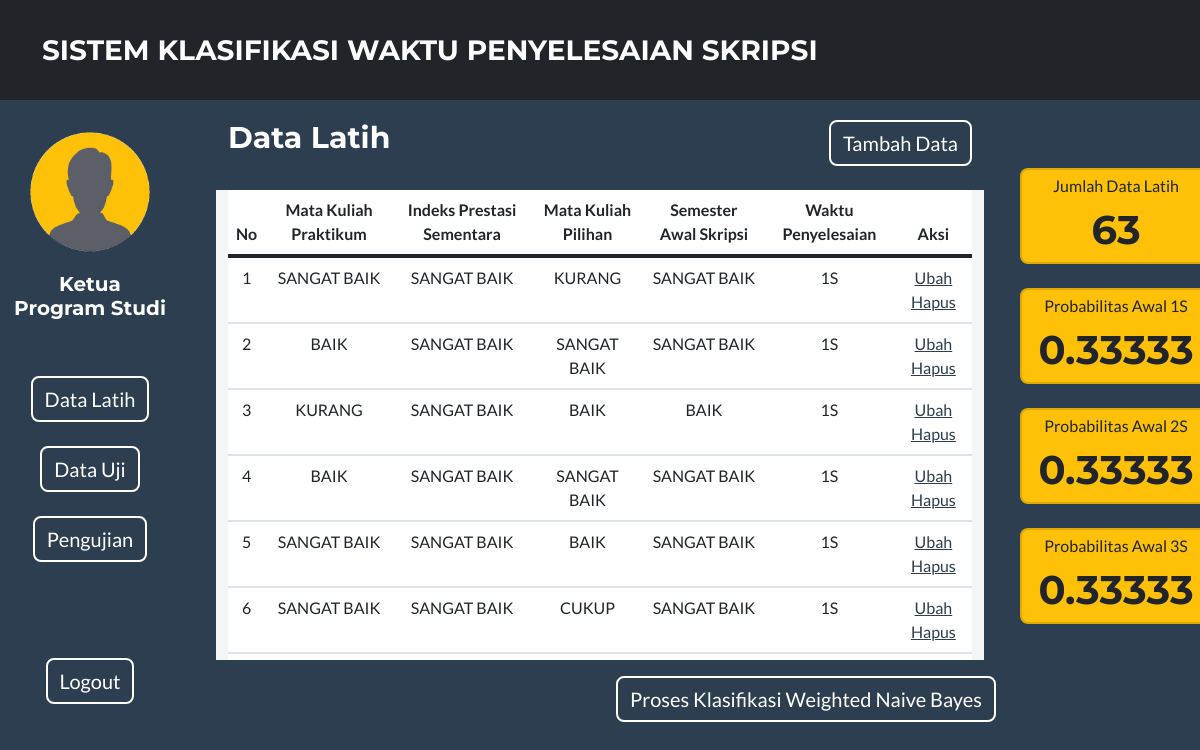
The app's page /data_latih.php (signed in) with its own data.
### tables this page shows
CREATE TABLE `data_latih` (
  `id_latih` int(3) NOT NULL,
  `mkd_latih` varchar(25) NOT NULL,
  `ips_latih` varchar(25) NOT NULL,
  `mkp_latih` varchar(25) NOT NULL,
  `sas_latih` varchar(25) NOT NULL,
  `wp_aktual` enum('1S','2S','3S') NOT NULL,
  `wp_prediksi` enum('1S','2S','3S') DEFAULT NULL
);

### koneksi.php (called while the page is built, shortened)
<?php
	class DBConnection{
		function getdbconnect(){
			$conn = mysqli_connect("localhost","root","","sistem_klasifikasi") or die("Couldn't connect");
			return $conn;
		}
	}
?>

### hitung_wnb.php (called while the page is built, shortened)
<?php
require_once("koneksi.php");
$Dbobj = new DBConnection();
$querylatih = "SELECT * FROM data_latih ORDER BY id_latih ASC";
$datalatih1s = "SELECT wp_aktual FROM data_latih WHERE wp_aktual='1S'";
$datalatih2s = "SELECT wp_aktual FROM data_latih WHERE wp_aktual='2S'";
$datalatih3s = "SELECT wp_aktual FROM data_latih WHERE wp_aktual='3S'";
$actlatih = mysqli_query($Dbobj->getdbconnect(), $querylatih);
$dataLatih = mysqli_num_rows(mysqli_query($Dbobj->getdbconnect(), $querylatih));
$dataLatih1s = mysqli_num_rows(mysqli_query($Dbobj->getdbconnect(), $datalatih1s));
$dataLatih2s = mysqli_num_rows(mysqli_query($Dbobj->getdbconnect(), $datalatih2s));
$dataLatih3s = mysqli_num_rows(mysqli_query($Dbobj->getdbconnect(), $datalatih3s));
$probawal1 = $dataLatih1s / $dataLatih;
$probawal2 = $dataLatih2s / $dataLatih;
$probawal3 = $dataLatih3s / $dataLatih;
$probawal1s = round($probawal1,5);
$probawal2s = round($probawal2,5);
$probawal3s = round($probawal3,5);
?>

### data_latih.php (the view, shortened to what this page needs)
<!DOCTYPE html>
<?php
require_once("hitung_wnb.php");
?>
<html lang="en">
<head>
    <link href="css/styles.css" rel="stylesheet" />
</head>
<body class="bg-secondary text-white" id="page_top">
    <nav class="navbar navbar-expand-lg bg-dark text-uppercase fixed-top" id="mainNav">
        <div class="container">
            <div class="collapse navbar-collapse" id="navbarResponsive">
                <ul class="navbar-nav">
                    <a href="#page_top" class="navbar-brand">Sistem Klasifikasi Waktu Penyelesaian Skripsi</a>
                </ul>
            </div>
        </div>
    </nav>
    <div class=" row">
        <br><br><br><br><br>
    </div>
    <div class="row text-center">
        <div class="col-2">
            <img class="masthead-logoavatar mb-2" src="assets/img/av1.png" alt="..." />
            <h5>Ketua<br>Program Studi</h5>
            <br><br>
            <div>
                <button onclick="window.location.href='data_latih.php'"" type=" button"
                    class="btn btn-outline-dark">Data Latih</button>
            </div>
            <br>
            <div>
                <button onclick="window.location.href='data_uji.php'" type="button" class="btn btn-outline-dark">Data
                    Uji</button>
            </div>
            <br>
            <div>
                <button onclick="window.location.href='pengujian.php'" type="button" class="btn btn-outline-dark">Pengujian</button>
            </div>
            <br><br><br><br>
            <div>
                <button onclick="window.location.href='index.php'" type="button" class="btn btn-outline-dark">Logout</button>
            </div>
        </div>
        <div class="col-8">
            <div class="container">
                <div class="row">
                    <div class="col-6">
                        <h5 style="text-align: left; font-size: 30px;">Data Latih</h5>
                    </div>
                    <div class="col-6" style="text-align: right;">
                    <button onclick="window.location.href='tambah_datalatih.php'" type="button" class="btn btn-outline-dark">Tambah Data</button>
                </div>
                </div>
                <br>
                <div class="row">
                    <table class="table table-earnings table-earnings__challenge tableFixHead">
                        <thead>
                            <tr>
                                <th class="th-sm">No
                                </th>
                                <th class="th-sm">Mata Kuliah Praktikum
                                </th>
                                <th class="th-sm">Indeks Prestasi Sementara
                                </th>
                                <th class="th-sm">Mata Kuliah Pilihan
                                </th>
                                <th class="th-sm">Semester Awal Skripsi
                                </th>
                                <th class="th-sm">Waktu Penyelesaian
                                </th>
                                <th class="th-sm">Aksi
                                </th>
                            </tr>
                        </thead>
                        <tbody>
                            <?php $i = 1;
                            while ($result = mysqli_fetch_assoc($actlatih)) { ?>
                                <tr>
                                    <td><?= $i ?></td>
                                    <td><?= $result["mkd_latih"] ?></td>
                                    <td><?= $result["ips_latih"] ?></td>
                                    <td><?= $result["mkp_latih"] ?></td>
                                    <td><?= $result["sas_latih"] ?></td>
                                    <td><?= $result["wp_aktual"] ?></td>
                                    <td><a href="edit_datalatih.php?&id=<?= $result['id_latih']; ?>" class="link" href="">Ubah</a> <a href="hapus_datalatih.php?&id=<?= $result['id_latih']; ?>" class="link" href="">Hapus</a></td>
                                </tr>
                            <?php $i++;
                            } ?>
                        </tbody>
                    </table>
                </div>
            </div>
            <div class="row">
                <div class="col-1"></div>
                <div class="col-11" style="text-align: right;">
                <button onclick="window.location.href='hasil_klasifikasi.php'" type="button" class="btn btn-outline-dark" name="submit">Proses Klasifikasi Weighted Naive Bayes</button>
                </div>
            </div>
        </div>
        <div class="col-2">
            <br><br>
            <div  class="bg-warning card" style="width: 12rem;">
                <div class="card-body">
                    <p class="card-subtitle mb-2 text-dark">Jumlah Data Latih</p>
                    <h1 class="card-title text-dark"><?= $dataLatih; ?></h1>
                </div>
            </div>
            <br>
            <div class="bg-warning card" style="width: 12rem;">
                <div class="card-body">
                    <p class="card-subtitle mb-2 text-dark">Probabilitas Awal 1S</p>
                    <h1 class="card-title text-dark"><?= $probawal1s; ?></h1>
                </div>
            </div>
            <br>
            <div class="bg-warning card" style="width: 12rem;">
                <div class="card-body">
                    <p class="card-subtitle mb-2 text-dark">Probabilitas Awal 2S</p>
                    <h1 class="card-title text-dark"><?= $probawal2s; ?></h1>
                </div>
            </div>
            <br>
            <div class="bg-warning card" style="width: 12rem;">
                <div class="card-body">
                    <p class="card-subtitle mb-2 text-dark">Probabilitas Awal 3S</p>
                    <h1 class="card-title text-dark"><?= $probawal3s; ?></h1>
                </div>
            </div>
        </div>
    </div>
</body>
</html>

### records on screen
data_latih: mkd_latih "SANGAT BAIK", ips_latih "SANGAT BAIK", mkp_latih "KURANG", sas_latih "SANGAT BAIK", wp_aktual "1S"
data_latih: mkd_latih "BAIK", ips_latih "SANGAT BAIK", mkp_latih "SANGAT BAIK", sas_latih "SANGAT BAIK", wp_aktual "1S"
data_latih: mkd_latih "KURANG", ips_latih "SANGAT BAIK", mkp_latih "BAIK", sas_latih "BAIK", wp_aktual "1S"
data_latih: mkd_latih "BAIK", ips_latih "SANGAT BAIK", mkp_latih "SANGAT BAIK", sas_latih "SANGAT BAIK", wp_aktual "1S"
data_latih: mkd_latih "SANGAT BAIK", ips_latih "SANGAT BAIK", mkp_latih "BAIK", sas_latih "SANGAT BAIK", wp_aktual "1S"
data_latih: mkd_latih "SANGAT BAIK", ips_latih "SANGAT BAIK", mkp_latih "CUKUP", sas_latih "SANGAT BAIK", wp_aktual "1S"

### other values on screen
$dataLatih "63"
$probawal1s "0.33333"
$probawal2s "0.33333"
$probawal3s "0.33333"
